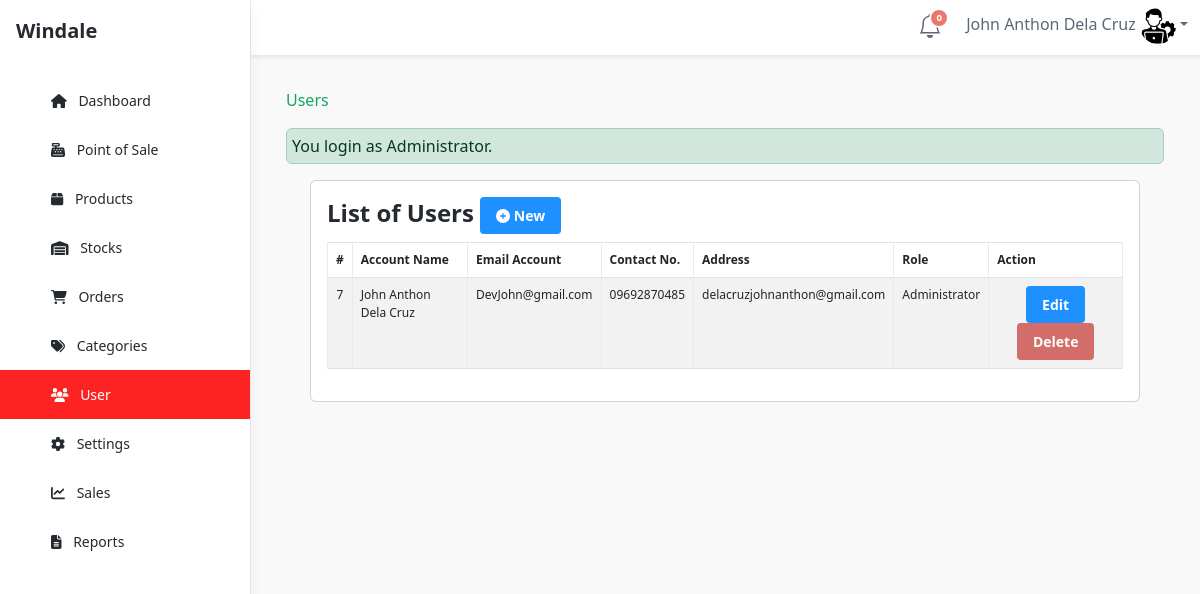
/admin/user/index.php (signed in), run on the app's committed database.
### tables this page shows
CREATE TABLE `tbluseraccount` (
  `USERID` int(11) NOT NULL,
  `U_NAME` varchar(122) NOT NULL,
  `U_USERNAME` varchar(122) NOT NULL,
  `U_CON` varchar(11) NOT NULL,
  `U_EMAIL` varchar(225) NOT NULL,
  `U_PASS` varchar(122) NOT NULL,
  `U_ROLE` varchar(30) NOT NULL,
  `USERIMAGE` varchar(255) NOT NULL
);

### admin/user/index.php (called while the page is built, shortened)
<?php
require_once ("../theme/templates.php");
?>

### include/database.php (called while the page is built, shortened)
<?php
class Database {
	var $sql_string = '';
	private $conn;
	public function open_connection() {
		$this->conn = mysqli_connect(server,user,pass);
		if(!$this->conn){
			echo "Problem in database connection! Contact administrator!";
			exit();
		}else{
			$db_select = mysqli_select_db($this->conn,database_name);
		}
	}
	function setQuery($sql='') {
		$this->sql_string=$sql;
	}
	function executeQuery() {
		$result = mysqli_query($this->conn,$this->sql_string);
		return $result;
	}
	private function confirm_query($result) {
		return $result;
	}
	function loadResultList( $key='' ) {
		$cur = $this->executeQuery();
		$array = array();
		while ($row = mysqli_fetch_object($cur)) {
			if ($key) {
				$array[$row->$key] = $row;
			} else {
				$array[] = $row;
			}
		}
		return $array;
	}
}
$mydb = new Database();
?>

### admin/user/list.php (the view, shortened to what this page needs)
<div class="container-fluid">
    <div class="container-fluid">
        <div class="card">
            <div class="card-body">
                <div class="main__title">
                    <div class="row">
                        <div class="col-lg-12">
                            <h1 class="fs-4">List of Users <a href="index.php?view=add"
                                    class="btn btn-primary btn-sm  "> <i class="fa fa-plus-circle fw-fa"></i> New</a>
                            </h1>
                        </div>
                    </div>
                    <form action="controller.php?action=delete" Method="POST">
                        <div class="table-responsive">
                            <table id="dash-table"
                                class="table table-striped table-bordered table-hover table-responsive"
                                style="font-size:12px" cellspacing="0">
                                <thead>
                                    <tr>
                                        <th>#</th>
                                        <th>
                                            Account Name
                                        </th>
                                        <th>Email Account</th>
                                        <th>Contact No.</th>
                                        <th>Address</th>
                                        <th>Role</th>
                                        <th>Action</th>
                                    </tr>
                                </thead>
                                <tbody>
                                    <?php
				  		$mydb->setQuery("SELECT *
											FROM  `tbluseraccount`");
				  		$cur = $mydb->loadResultList();
						foreach ($cur as $result) {
				  		echo '<tr>';
						  echo '<td width="3%" align="center" >' . $result->USERID.'</a></td>';
				  		echo '<td>' . $result->U_NAME.'</a></td>';
						  echo '<td>'. $result->U_USERNAME.'</td>';
						  echo '<td>'. $result->U_CON.'</td>';
						  echo '<td>'. $result->U_EMAIL.'</td>';
				  		echo '<td>'. $result->U_ROLE.'</td>';
				  		echo '<td align="center" > <a title="Edit" href="index.php?view=edit&id='.$result->USERID.'"  class="btn btn-primary btn-sm  ">  Edit</span></a>
				  					 <a title="Delete" href="controller.php?action=delete&id='.$result->USERID.'" class="btn btn-danger btn-sm">Delete </a>
				  					 </td>';
				  		echo '</tr>';
				  	}
				  	?>
                                </tbody>
                            </table>
                        </div>
                    </form>
                </div>
            </div>
        </div>
    </div>
</div>

### data on the page
tbluseraccount: USERID "7", U_NAME "John Anthon Dela Cruz", U_USERNAME "DevJohn@gmail.com", U_CON "09692870485", U_EMAIL "delacruzjohnanthon@gmail.com", U_ROLE "Administrator"

### other printed values
$notificationCount "0"
$_SESSION['U_NAME'] "John Anthon Dela Cruz"
$title "Users"
$_SESSION['message'] "You login as Administrator."
